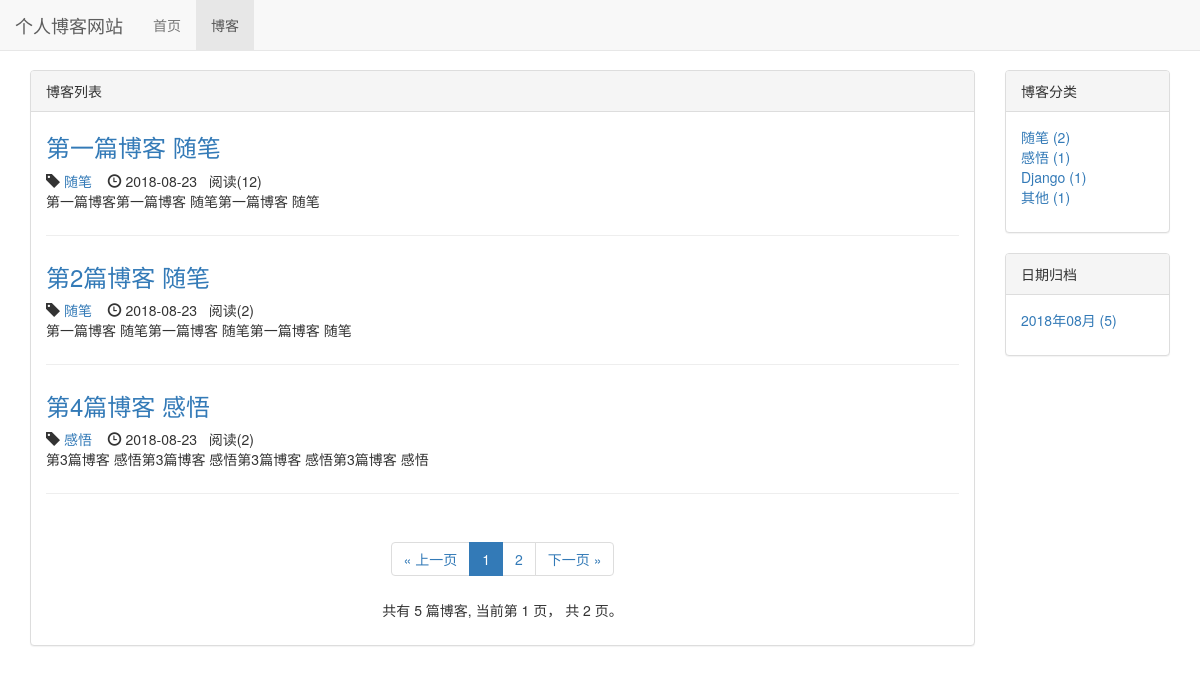
/blog/, run on an earlier commit of the app's database.
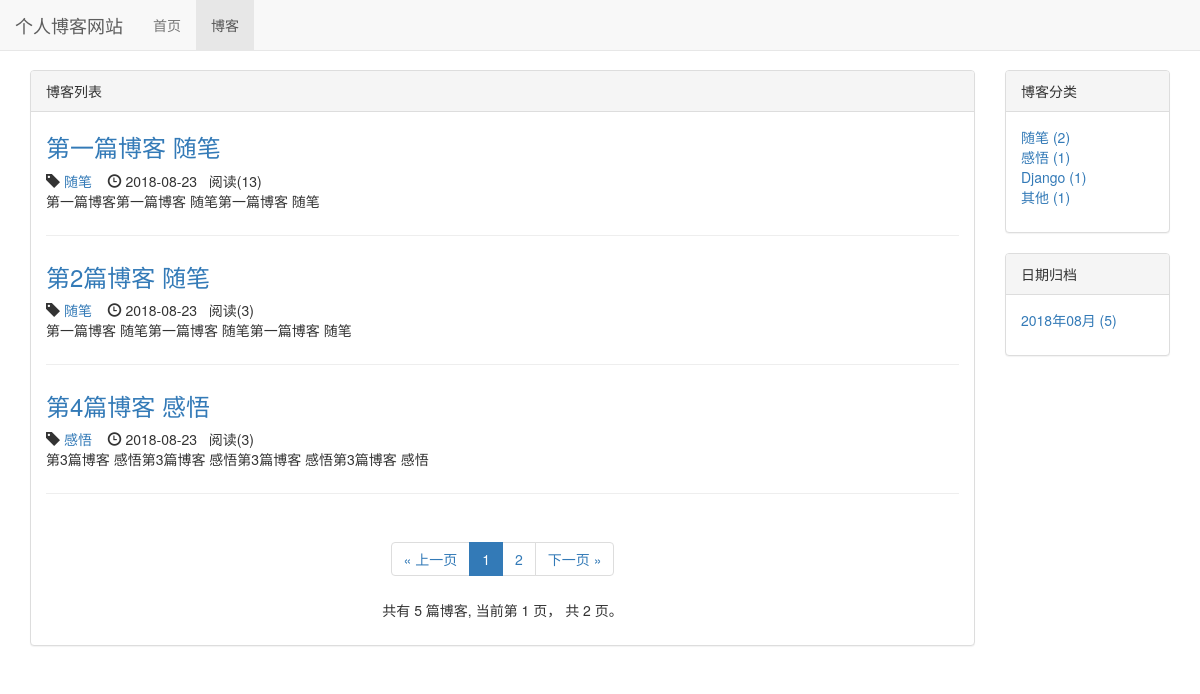
And on a later commit of the database.
### blog/models.py (models this page shows, shortened)
class Blog(models.Model, ReadNumExpandMethod):  # 继承 方法
    title = models.CharField(max_length=50)
    blog_type = models.ForeignKey(BlogType, on_delete=models.DO_NOTHING)
    content = RichTextUploadingField()
    author = models.ForeignKey(User, on_delete=models.DO_NOTHING)
    read_details = GenericRelation(ReadDetail)
    created_time = models.DateTimeField(auto_now_add=True)
    last_updated_time = models.DateTimeField(auto_now=True)
    class Meta:
        ordering = ['created_time']

class BlogType(models.Model):
    type_name = models.CharField(max_length=15)
    def __str__(self):
        return self.type_name

### read_statistics/models.py (models this page shows)
class ReadNum(models.Model):
    read_num = models.IntegerField(default=0)
    content_type = models.ForeignKey(ContentType, on_delete=models.DO_NOTHING)
    object_id = models.PositiveIntegerField()
    content_object = GenericForeignKey('content_type', 'object_id')

### blog/views.py (the view)
# urls.py: path('', views.blog_list, name='blog_list'),
def blog_list(request):
    blogs_all_list = Blog.objects.all()
    context = get_blog_list_common_date(request, blogs_all_list)
    return render(request, 'blog/blog_list.html', context)

### read_statistics/models.py (called while the page is built)
    def get_read_num(self):
        try:
            ct = ContentType.objects.get_for_model(self)
            readnum = ReadNum.objects.get(content_type=ct, object_id=self.pk)
            return readnum.read_num
        except exceptions.ObjectDoesNotExist:
            return 0

### blog/templates/blog/blog_list.html (shortened to what this page needs)
{% extends "base.html" %}
{% block nav_blog_active%}active{% endblock%}
{% load staticfiles %}
{% block header_extends %}
    <link rel="stylesheet" href="{% static 'blog/blog.css' %}">
{% endblock header_extends %}
{% block content %}
    <div class="container">
        <div class="row">
            <div class="col-xs-12 col-sm-8 col-md-9 col-lg-10">
                <div class="panel panel-default">
                    <div class="panel-heading">{% block blog_list_tilte %}
                            博客列表
                    {% endblock blog_list_tilte %}</div>
                    <div class="panel-body">
                        {% for blog in blogs %}
                        <div class="blog">
                            <h3><a href="{% url 'blog_detail' blog.pk %}">
                            {{ blog.title }}
                            </a></h3>
                            <div class="blog-info">
                                <span class="glyphicon glyphicon-tag"> </span><a href="{% url 'blogs_with_type' blog.blog_type.pk %}"> {{ blog.blog_type }}    </a>&nbsp;&nbsp;
                                <span class="glyphicon glyphicon-time"></span>
                                  {{ blog.created_time|date:'Y-m-d' }}
                                  &nbsp;&nbsp;阅读({{ blog.get_read_num }})
                            </div>
                            <p>{{ blog.content|striptags|truncatechars:120 }}</p>
                        </div>
                        {% empty %}
                        <div class="blog">
                            <h3>暂无博客，敬请期待</h3>
                        </div>
                        {% endfor %}
<div class="paginator">
<ul class="pagination">
    <li>
        {% if page_of_blogs.has_previous %}
            <a href="?page={{ page_of_blogs.previous_page_number }}" aria-label="Previous">
                <span aria-hidden="true">&laquo; 上一页</span>
            </a>
        {% else %}
                <span aria-hidden="true">&laquo; 上一页</span>
        {% endif %}
    </li>
    {% for page_num in  page_range %}
        {% if page_num == page_of_blogs.number %}
        <li class="active"><span>{{ page_num }}</span></li>
        {% else %}
            {% if page_num == '...' %}
            <li><span>{{ page_num }}</span></li>
            {% else %}
            <li><a href="?page={{ page_num }}">{{ page_num }}</a></li>
            {% endif %}
        {% endif %}
    {% endfor %}
    <li>
        {% if page_of_blogs.has_next %}
            <a href="?page={{ page_of_blogs.next_page_number }}" aria-label="Next">
                <span aria-hidden="true">下一页 &raquo;</span>
            </a>
        {% else %}
                <span aria-hidden="true">下一页 &raquo;</span>
        {% endif %}
    </li>
</ul>
<p>
    共有 {{ page_of_blogs.paginator.count }} 篇博客,
    当前第 {{ page_of_blogs.number }} 页，
    共 {{ page_of_blogs.paginator.num_pages }} 页。
</p>
</div>
                    </div>
                </div>
            </div>
            <div class="hidden-xs col-sm-4 col-md-4 col-md-3 col-lg-2">
                    <div class="panel panel-default">
                        <div class="panel-heading">博客分类</div>
                        <div class="panel-body">
                            <ul class="blog-types">
                                {% for blog_type in blog_types %}
                                <li><a href="{% url 'blogs_with_type' blog_type.pk %}">{{ blog_type.type_name }}
                                    ({{ blog_type.blog_count }})
                                </a>
                                </li>
                                {% empty %}
                                <li>暂无分类</li>
                                {% endfor %}
                            </ul>
                        </div>
                    </div>
                    <div class="panel panel-default">
                        <div class="panel-heading">日期归档</div>
                            <div class="panel-body">
                            <ul>
                                {% for blog_date, blog_count in blog_dates.items  %}
                                <a href="{% url 'blogs_with_date' blog_date.year blog_date.month %}">
                                <li>{{ blog_date | date:'Y年m月' }} ({{ blog_count }}) </li>
                                </a>
                                {% endfor %}
                            </ul>
                            </div>
                    </div>
            </div>
        </div>
    </div>
{% endblock content %}

### templates/base.html (shortened to what this page needs)
{% load staticfiles %}
<!DOCTYPE html>
<html lang="zh-CN">
<head>
    <link rel="stylesheet" href="/static/base.css">
    <link rel="stylesheet" href="{% static 'bootstrap-3.3.7/css/bootstrap.min.css' %}">
    {% block header_extends %}
    {% endblock header_extends %}
</head>
<body>
    <div class="navbar navbar-default navbar-fixed-top" role="navigation">
        <div class="container-fluid">
            <div class="navbar-header">
                <a class="navbar-brand" href="{% url 'home' %}">个人博客网站</a>
            </div>
            <div class="collapse navbar-collapse" id="navbar-collapse">
                <ul class="nav navbar-nav">
                        <li class="{% block nav_home_active %}{% endblock %}"><a href="{% url 'home' %}">首页</a></li>
                        <li class="{% block nav_blog_active%}{% endblock%}">
                        <a href="{% url 'blog_list' %}">博客</a></li>
                </ul>
            </div>
        </div>
    </div>
        {% block content %}{% endblock content %}
</body>
</html>

### static/base.css (style rules this page uses)
* { margin: 0; padding: 0; }
body { margin-top: 70px!important; }
ul { list-style: none; }

### blog/static/blog/blog.css (style rules this page uses)
ul.blog-types { list-style-type: none; }
div.blog:not(:last-child) { margin-bottom: 2em; padding-bottom: 1em; border-bottom: 1px solid #eee; }
div.blog h3 { margin-top: 0.3em; }
div.paginator { text-align: center; }

What changed in the data, as far as the page shows it:
changed through a linked row, Blog "第一篇博客 随笔": get_read_num "12" → "13"
changed through a linked row, Blog "第2篇博客 随笔": get_read_num "2" → "3"
changed through a linked row, Blog "第4篇博客 感悟": get_read_num "2" → "3"
